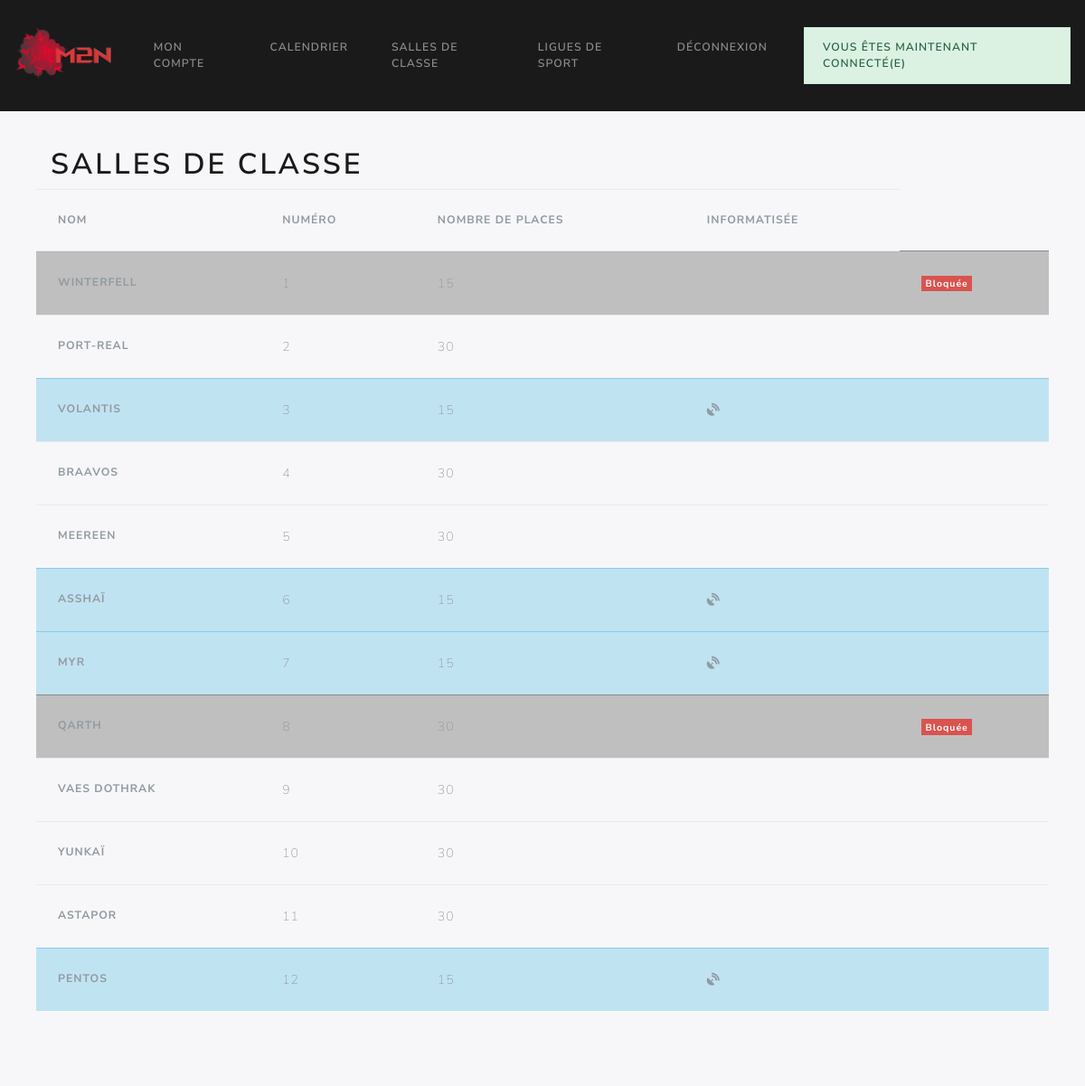
The page /index.php?action=affSalles (signed in) on the database its author committed.
### tables this page shows
CREATE TABLE `salles` (
  `id_salle` int(11) NOT NULL,
  `nom_salle` varchar(50) NOT NULL,
  `nb_places` int(11) NOT NULL,
  `informatisee` tinyint(1) NOT NULL,
  `bloquee` tinyint(1) NOT NULL
);

### modeles/fonctions.php (called while the page is built, shortened)
<?php
function render(string $vue, $parameters =[]){
    extract($parameters);
    require "vues/$vue.php";
}
function pages(string $pageName,array $parameters =[]){
    extract($parameters);
    render($pageName,$parameters);
}

### controleurs/affSalles.php (called while the page is built)
<?php
include('./modeles/salles.php');
$pdo = get_pdo();
$req = $pdo->query("SELECT * FROM salles");
$salles = $req->fetchall();
pages('affSalles',['title' => 'M2L - Liste des salles' ,'salles' => $salles, 'admin' => $admin]);

### modeles/salles.php (called while the page is built, shortened)
<?php
function informatisee_salle(array $salles): bool{
    if($salles['informatisee']){
        return true;
    } else{
        return false;
    }
}

### vues/affSalles.php (the view, shortened to what this page needs)
<div class="jumbotron">
<div class="d-flex flex-row align-items-center justify-content-between mx-sm-3">
    <h1>Salles de classe</h1>
</div>
<table class="table table-hover">
    <thead>
        <tr>
            <th scope="col">Nom</th>
            <th scope="col">Numéro</th>
            <th scope="col">Nombre de places</th>
            <th scope="col">Informatisée</th>
        </tr>
    </thead>
    <tbody>
         <?php foreach($salles as $salle):?>
             <tr class="<?php if(($salle['informatisee']=='1')&&($salle['bloquee']=='0')){echo 'table-info';}
                              elseif ($salle['bloquee']=='1'){echo 'table-primary';};?>">
                <th scope="row"> <?= $salle['nom_salle'] ;?></th>
                <td><?= $salle['id_salle'];?></td>
                <td><?= $salle['nb_places'];?></td>
                <td><?php if(informatisee_salle($salle)) {
                       echo '<i class="fas fa-satellite-dish"
                            <span style="font-weight: solid;">
                            <span style="color: Mediumslateblue;">
                            </span></i>'
                           ;}
                    ?>
                </td>
                <td><?php if ($salle['bloquee']=='1'){echo '<span class="badge badge-danger">Bloquée</span>';};?></td>
            </tr>
         <?php endforeach; ?>
</tbody>
</div>

### Public/css/stylesheet.css (style rules this page uses)
body { background-color: #F7F7F9; }
.jumbotron { padding: 5vh; }

### rows shown on the page
salles: nom_salle "WINTERFELL", id_salle "1", nb_places "15", bloquee "Bloquée"
salles: nom_salle "PORT-REAL", id_salle "2", nb_places "30"
salles: nom_salle "VOLANTIS", id_salle "3", nb_places "15"
salles: nom_salle "BRAAVOS", id_salle "4", nb_places "30"
salles: nom_salle "MEEREEN", id_salle "5", nb_places "30"
salles: nom_salle "ASSHAÏ", id_salle "6", nb_places "15"
salles: nom_salle "MYR", id_salle "7", nb_places "15"
salles: nom_salle "QARTH", id_salle "8", nb_places "30", bloquee "Bloquée"
salles: nom_salle "VAES DOTHRAK", id_salle "9", nb_places "30"
salles: nom_salle "YUNKAÏ", id_salle "10", nb_places "30"
salles: nom_salle "ASTAPOR", id_salle "11", nb_places "30"
salles: nom_salle "PENTOS", id_salle "12", nb_places "15"

### other values the page prints
$message "VOUS ÊTES MAINTENANT CONNECTÉ(E)"
